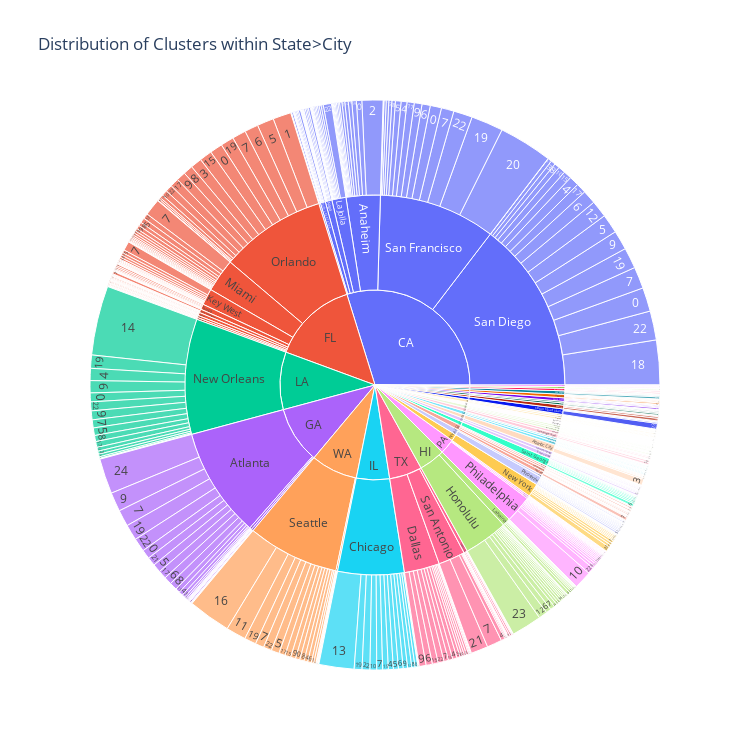

Notebook code cell kept with this figure:
### Code cell
fig = px.sunburst(df2,
                  path=["province", "city", "cluster"],
                  values='Count',
                  width=750, height=750,
#                   color_continuous_scale="RdYlGn",
                  hover_data=['keywords'],
                  title="Distribution of Clusters within State>City",
                  )
fig.show()
fig.write_html("plotlytry2.html", include_plotlyjs = "cdn")

### Figure 1 — Plotly figure (JSON) as saved in the notebook; plotly's stock layout.template omitted (floating-point values rounded to 4 significant figures; data arrays with more than 128 entries replaced by an {"elided": "..."} marker saying what was removed)
{"data": [{"branchvalues": "total", "customdata": {"elided": "696x1 str values"}, "domain": {"x": [0, 1], "y": [0, 1]}, "hovertemplate": "labels=%{label}<br>Count=%{value}<br>parent=%{parent}<br>id=%{id}<br>keywords=%{customdata[0]}<extra></extra>", "ids": {"elided": "696 str values"}, "labels": {"elided": "696 str values"}, "name": "", "parents": {"elided": "696 str values"}, "type": "sunburst", "values": {"elided": "696 int values"}}], "layout": {"height": 750, "legend": {"tracegroupgap": 0}, "title": {"text": "Distribution of Clusters within State>City"}, "width": 750}}
